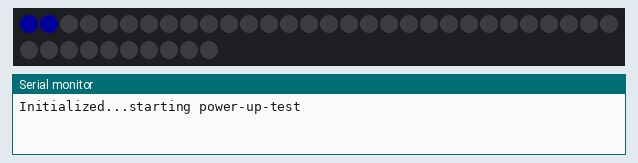
The sketch below on a simulated Arduino Uno, built with avr-gcc and run on an emulated ATmega328P. Parts: 40 RGB LEDs in strip order, left to right, continuing on the next row, the last lines printed to the serial monitor. Dim RGB values are drawn brighter than linear.

Above: at 0.11 s.
At 1.0 s:
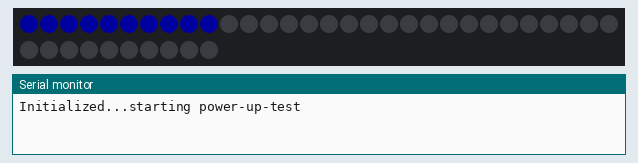
At 2.0 s:
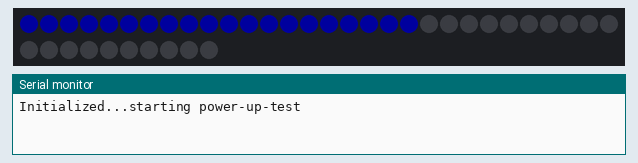
At 4.0 s:
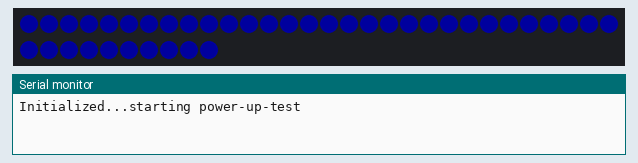
At 4.47 s:
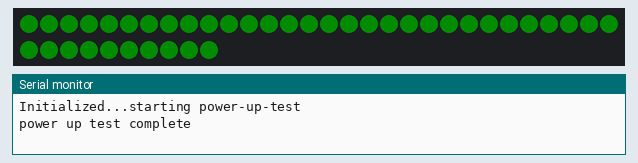
At 34.06 s:
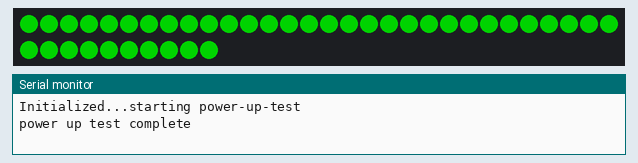

The sketch:

uno_neopixel_shield.ino
```cpp
#include <FastLED.h>

#define LED_PIN 6
#define LED_TYPE WS2812
#define COLOR_ORDER GRB
#define BRIGHTNESS 30
#define NUM_LEDS 40

CRGB leds[NUM_LEDS];

#define UPDATE_MS 10
uint32_t last_update_ms = 0;

// I'm gonna use breathe value as a brightness...cycle it from 0 to 255 and back.
int breathe_value = 0;
int breathe_direction = 1;

void init_breathe()
{
  int i;

  for (i=0;i<NUM_LEDS;i++)
  {
    leds[i] = CRGB::Green;
  }

  breathe_value = 0;

  FastLED.setBrightness(breathe_value);
  FastLED.show();
}

void process_breathe()
{
  breathe_value = breathe_value + breathe_direction;

  /* I need to pause a little on "black".  To do this, I'm gonna actually
   *  let breathe value go down to -50, but keep the brightness at 0 there.
   *  Then, once we hit -50, we start walking back up...but still use
   *  brightness of 0.
   */
  if (breathe_value > 255)
  {
    breathe_value = 255;
    breathe_direction = -1;
    FastLED.setBrightness(breathe_value);
  }
  else if (breathe_value < -50)
  {
    breathe_direction = 1;
    FastLED.setBrightness(0);
  }
  else if (breathe_value < 0)
  {
    FastLED.setBrightness(0);
  }
  else
  {
    FastLED.setBrightness(breathe_value);
  }

  FastLED.show();
}

void setup()
{
  int i;

  Serial.begin(9600);

  FastLED.addLeds<LED_TYPE, LED_PIN, COLOR_ORDER>(leds, NUM_LEDS).setCorrection( TypicalLEDStrip );
  FastLED.setBrightness(  BRIGHTNESS );

  Serial.println("Initialized...starting power-up-test");

  // Power up test...cycle all LEDs blue.
  for (i=0;i<NUM_LEDS;i++)
  {
    leds[i] = CRGB::Blue;
    FastLED.show();
    FastLED.delay(100);
  }

  Serial.println("power up test complete");

  init_breathe();
}

void loop(void)
{
  uint32_t current_ms;

  current_ms = millis();

  if (current_ms > last_update_ms + UPDATE_MS)
  {
    last_update_ms = current_ms;
    process_breathe();
  }

}
```
